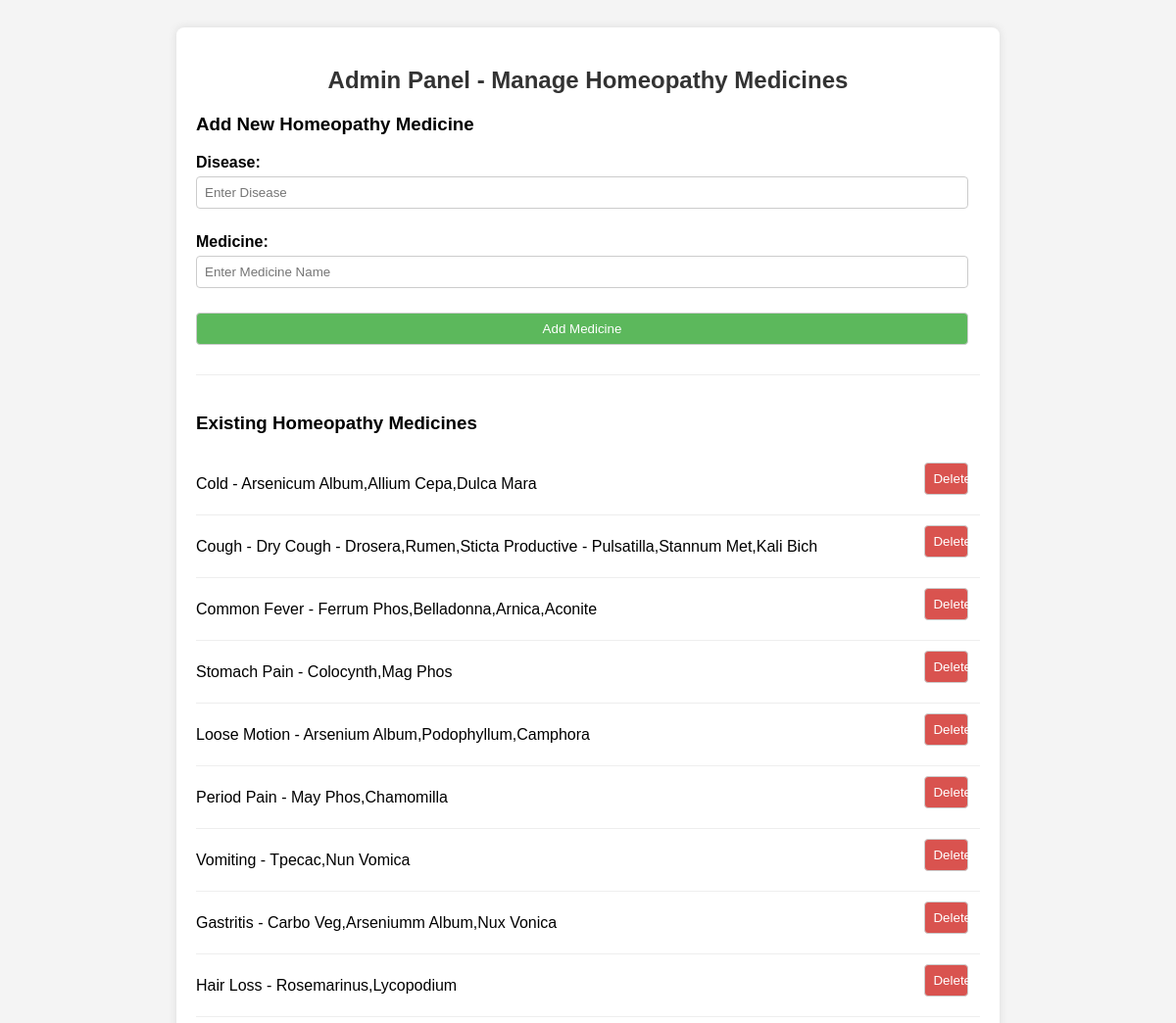
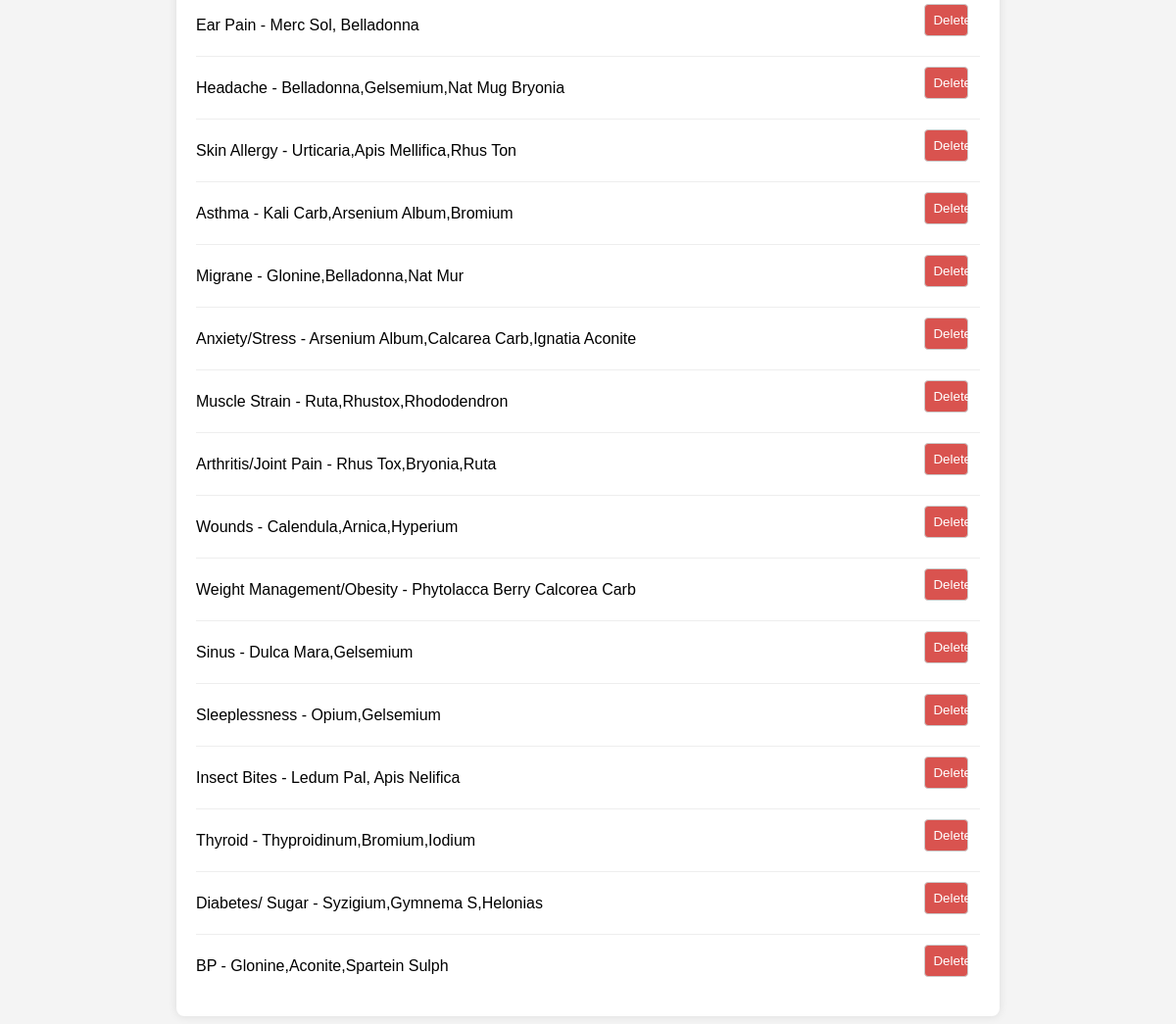
The app's page /hm.php with its own data (2 pictures, top to bottom).
### tables this page shows
CREATE TABLE IF NOT EXISTS `homeo_sugg` (
  `Disease` varchar(100) NOT NULL,
  `Medicine` varchar(100) NOT NULL
);

### hm.php (the view, shortened to what this page needs)
<!DOCTYPE html>
<html lang="en">
<head>
</head>
<body>
    <div class="container">
        <h2>Admin Panel - Manage Homeopathy Medicines</h2>
        <h3>Add New Homeopathy Medicine</h3>
        <form method="POST" action="<?php echo $_SERVER['PHP_SELF']; ?>">
            <div class="form-group">
                <label for="disease">Disease:</label>
                <input type="text" id="disease" name="disease" required placeholder="Enter Disease">
            </div>
            <div class="form-group">
                <label for="medicine">Medicine:</label>
                <input type="text" id="medicine" name="medicine" required placeholder="Enter Medicine Name">
            </div>
            <button type="submit">Add Medicine</button>
        </form>
        <div class="medicine-list">
            <h3>Existing Homeopathy Medicines</h3>
            <?php
            $servername = "localhost";
            $username = "root";
            $password = "";
            $dbname = "homeopathy";
            $conn = new mysqli($servername, $username, $password, $dbname);
            $sql = "SELECT Disease, Medicine FROM homeo_sugg";
            $result = $conn->query($sql);
            if ($result) {
                if ($result->num_rows > 0) {
                    while ($row = $result->fetch_assoc()) {
                        echo '<div class="medicine-item">';
                        echo '<span>' . htmlspecialchars($row["Disease"]) . ' - ' . htmlspecialchars($row["Medicine"]) . '</span>';
                        echo '<form method="POST" action="' . $_SERVER['PHP_SELF'] . '" style="display: inline;">';
                        echo '<button type="submit" class="delete-button">Delete</button>';
                        echo '</form>';
                        echo '</div>';
                    }
                } else {
                    echo "<p>No homeopathy medicines found in the database.</p>";
                }
            } else {
                echo "<p class='error-message'>Error fetching medicines: " . $conn->error . "</p>";
            }
            ?>
        </div>
    </div>
</body>
</html>

### hm.php (style rules this page uses)
body { font-family: sans-serif; background-color: #f4f4f4; padding: 20px; }
.container { background-color: #fff; padding: 20px; border-radius: 8px; box-shadow: 0 0 10px rgba(0, 0, 0, 0.1); max-width: 800px; margin: 0 auto; }
h2 { text-align: center; margin-bottom: 20px; color: #333; }
.form-group { margin-bottom: 15px; }
label { display: block; margin-bottom: 5px; font-weight: bold; }
input[type="text"], button { width: calc(100% - 12px); padding: 8px; border: 1px solid #ccc; border-radius: 4px; box-sizing: border-box; margin-bottom: 10px; }
button { background-color: #5cb85c; color: white; cursor: pointer; transition: background-color 0.3s ease; }
.delete-button { background-color: #d9534f; }
.medicine-list { margin-top: 20px; border-top: 1px solid #eee; padding-top: 20px; }
.medicine-item { display: flex; justify-content: space-between; align-items: center; padding: 10px 0; border-bottom: 1px solid #eee; }
.medicine-item:last-child { border-bottom: none; }

### records on screen
homeo_sugg: Disease "Cold", Medicine "Arsenicum Album,Allium Cepa,Dulca Mara"
homeo_sugg: Disease "Cough", Medicine "Dry Cough - Drosera,Rumen,Sticta Productive - Pulsatilla,Stannum Met,Kali Bich"
homeo_sugg: Disease "Common Fever", Medicine "Ferrum Phos,Belladonna,Arnica,Aconite"
homeo_sugg: Disease "Stomach Pain", Medicine "Colocynth,Mag Phos"
homeo_sugg: Disease "Loose Motion", Medicine "Arsenium Album,Podophyllum,Camphora"
homeo_sugg: Disease "Period Pain", Medicine "May Phos,Chamomilla"
homeo_sugg: Disease "Vomiting", Medicine "Tpecac,Nun Vomica"
homeo_sugg: Disease "Gastritis", Medicine "Carbo Veg,Arseniumm Album,Nux Vonica"
homeo_sugg: Disease "Hair Loss", Medicine "Rosemarinus,Lycopodium"
homeo_sugg: Disease "Ear Pain", Medicine "Merc Sol, Belladonna"
homeo_sugg: Disease "Headache", Medicine "Belladonna,Gelsemium,Nat Mug Bryonia"
homeo_sugg: Disease "Skin Allergy", Medicine "Urticaria,Apis Mellifica,Rhus Ton"
homeo_sugg: Disease "Asthma", Medicine "Kali Carb,Arsenium Album,Bromium"
homeo_sugg: Disease "Migrane", Medicine "Glonine,Belladonna,Nat Mur"
homeo_sugg: Disease "Anxiety/Stress", Medicine "Arsenium Album,Calcarea Carb,Ignatia Aconite"
homeo_sugg: Disease "Muscle Strain", Medicine "Ruta,Rhustox,Rhododendron"
homeo_sugg: Disease "Arthritis/Joint Pain", Medicine "Rhus Tox,Bryonia,Ruta"
homeo_sugg: Disease "Wounds", Medicine "Calendula,Arnica,Hyperium"
homeo_sugg: Disease "Weight Management/Obesity", Medicine "Phytolacca Berry Calcorea Carb"
homeo_sugg: Disease "Sinus", Medicine "Dulca Mara,Gelsemium"
homeo_sugg: Disease "Sleeplessness", Medicine "Opium,Gelsemium"
homeo_sugg: Disease "Insect Bites", Medicine "Ledum Pal, Apis Nelifica"
homeo_sugg: Disease "Thyroid", Medicine "Thyproidinum,Bromium,Iodium"
homeo_sugg: Disease "Diabetes/ Sugar", Medicine "Syzigium,Gymnema S,Helonias"
homeo_sugg: Disease "BP", Medicine "Glonine,Aconite,Spartein Sulph"
